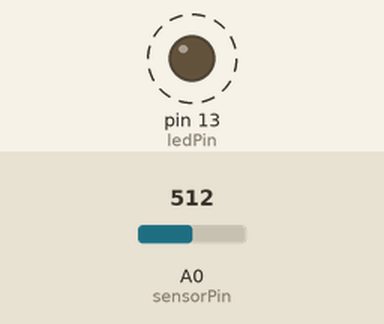
The sketch below on a simulated Arduino Uno, built with avr-gcc and run on an emulated ATmega328P. On the bench: output pins drawn as LEDs (lit = HIGH). Dashed ring = blinking. The inputs (shaded band) are chosen by the test bench; at power-on: A0 (sensorPin) = 512. What the sketch prints to the serial monitor is not drawn.

Above: at 0.5 s.
Timing chart, 0 to 5.2 s (numbered marks = the images above):
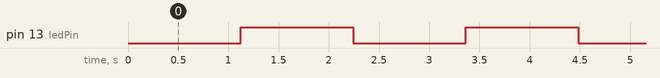

Measured:
- by itself, pin 13 (ledPin): alternates HIGH for 1.1 s and LOW for 1.1 s

The sketch:

sketch_analog_scope.ino
```cpp
/*
*  Analog scope
*
*  Code is based on example "AnalogInput" by David Cuartielles.
*  Modification is to show analog values as printed horizontal characters per loop inteval.
*  The values are 0 to 63 characters, with zero printed as '.' and other values are '*'.
*  The sensor read value is constrained with 63 by treating the read value as a 0 to 255
*  value, and shifting it right by 3, i.e., dividing by 8,  to limit the range from 0 to 63.
*/

#define PRINTRAW

int sensorPin = A0;    // select the input pin for the potentiometer
int ledPin = 13;      // select the pin for the LED
  // Pin 13: Arduino has an LED connected on pin 13
  // Pin 11: Teensy 2.0 has the LED on pin 11
  // Pin  6: Teensy++ 2.0 has the LED on pin 6
  // Pin 13: Teensy 3.0 has the LED on pin 13
int sensorValue = 0;  // variable to store the value coming from the sensor

void setup() {
  // declare the ledPin as an OUTPUT:
  pinMode(ledPin, OUTPUT);
  Serial.begin(115200);
}

const char *signalChars[65] = {
  ".", "*", "**", "***", "****", // 0 - 4
  "*****", "******", "*******", "********", "*********", // 5 - 9
  "**********", // 10
  "***********",
  "************",
  "*************",
  "**************",
  "***************", // 15
  "****************",
  "*****************",
  "******************",
  "*******************",
  "********************", // 20
  "*********************",
  "**********************",
  "***********************",
  "************************",
  "*************************", // 25
  "**************************",
  "***************************",
  "****************************",
  "*****************************",
  "******************************", // 30
  "*******************************",
  "********************************",
  "*********************************",
  "**********************************",
  "***********************************", // 35
  "************************************",
  "*************************************",
  "**************************************",
  "***************************************",
  "****************************************", // 40
  "*****************************************",
  "******************************************",
  "*******************************************",
  "********************************************",
  "*********************************************", // 45
  "**********************************************",
  "***********************************************",
  "************************************************",
  "*************************************************",
  "**************************************************", // 50
  "***************************************************",
  "****************************************************",
  "*****************************************************",
  "******************************************************",
  "*******************************************************", // 55
  "********************************************************",
  "*********************************************************",
  "**********************************************************",
  "***********************************************************",
  "************************************************************", // 60
  "*************************************************************",
  "**************************************************************",
  "***************************************************************",
  "****************************************************************", // 64
 };

int prevReads[4] = { 0, 0, 0, 0 };
int blinkInterval = 0;
int blinkState = 0;

void loop() {
  // read the value from the sensor:
  sensorValue = analogRead(sensorPin);

  blinkInterval++;
  if (blinkInterval > 10000) {
    blinkInterval = 0;
    blinkState = !blinkState;
    if (blinkState)
      digitalWrite(ledPin, HIGH);
    else
      digitalWrite(ledPin, LOW);
  }

#ifdef PRINTRAW
  if (abs(prevReads[0] - sensorValue) > 2)
    Serial.println(sensorValue);
  prevReads[0] = sensorValue;
#else // PRINTRAW
  unsigned int displayValue = (sensorValue >> 4) & 0x3F;
  if (displayValue == 0) {
    int sumPrevs = 0;
    for (int idx = 0; idx < 4; idx++) {
      sumPrevs += prevReads[idx];
    }
    if (sumPrevs > 0)
      Serial.println(signalChars[displayValue]);
    // else don't keep printing out zeroes
  } else {
    Serial.println(signalChars[displayValue]);
  }

  for (int idx = 0; idx < 3; idx++)
    prevReads[3 - idx] = prevReads[2 - idx];
  prevReads[0] = displayValue;
#endif // PRINTRAW
}
```
